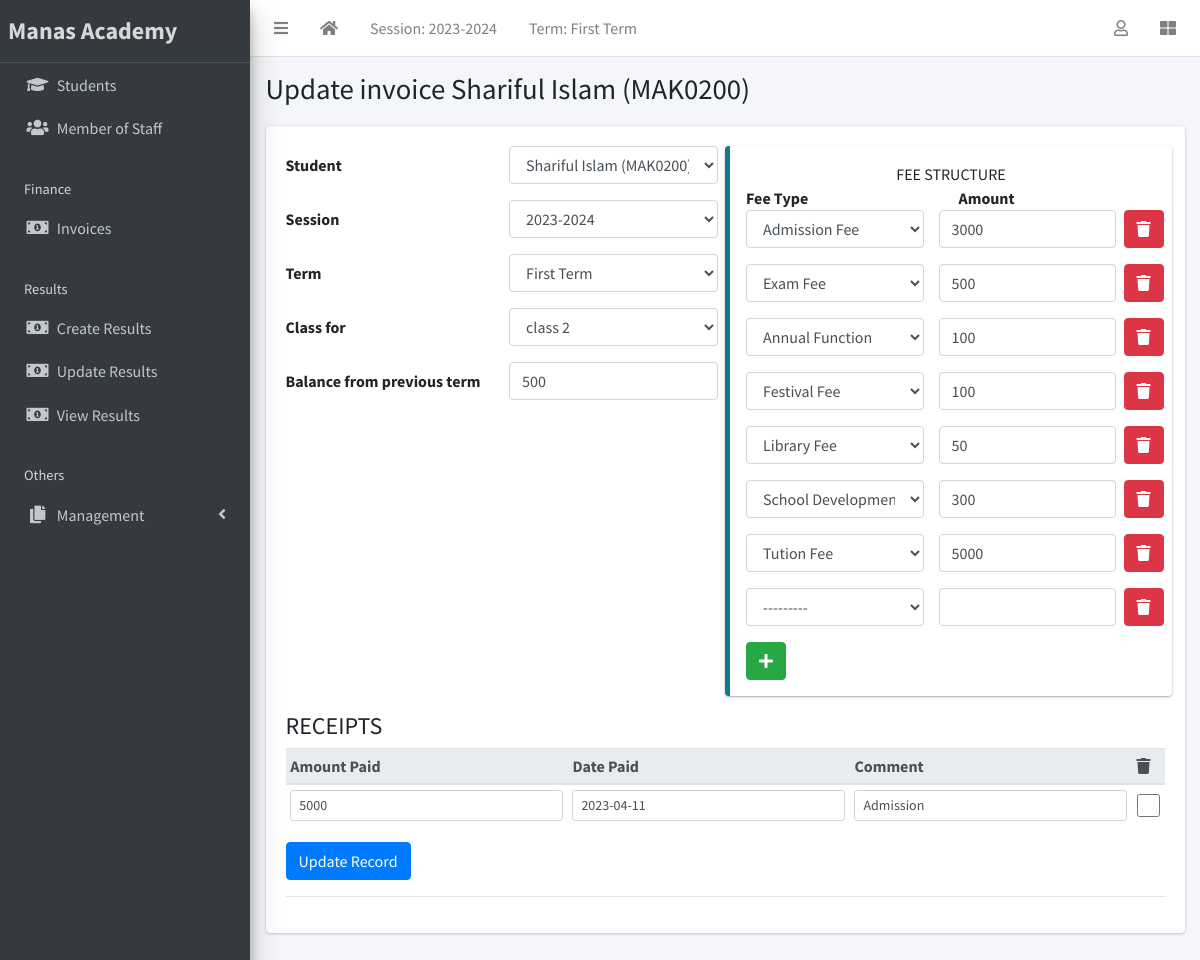
The page /finance/1/update/ (signed in) on the database its author committed.
### apps/corecode/models.py (models this page shows)
class AcademicSession(models.Model):
    name = models.CharField(max_length=200, unique=True)
    current = models.BooleanField(default=True)
    class Meta:
        ordering = ["-name"]
    def __str__(self):
        return self.name

class AcademicTerm(models.Model):
    name = models.CharField(max_length=20, unique=True)
    current = models.BooleanField(default=True)
    class Meta:
        ordering = ["name"]
    def __str__(self):
        return self.name

### apps/finance/models.py (models this page shows, shortened)
class Invoice(models.Model):
    student = models.ForeignKey(Student, on_delete=models.CASCADE)
    session = models.ForeignKey(AcademicSession, on_delete=models.CASCADE)
    term = models.ForeignKey(AcademicTerm, on_delete=models.CASCADE)
    class_for = models.ForeignKey(StudentClass, on_delete=models.CASCADE)
    balance_from_previous_term = models.IntegerField(default=0)
    status = models.CharField(
        max_length=20,
        choices=[("active", "Active"), ("closed", "Closed")],
        default="active",
    )
    discount = models.IntegerField(default=0)
    class Meta:
        ordering = ["student", "term"]
    def __str__(self):
        return f"{self.student}"

### apps/students/models.py (models this page shows, shortened)
class Student(models.Model):
    STATUS_CHOICES = [("active", "Active"), ("inactive", "Inactive")]
    GENDER_CHOICES = [("male", "Male"), ("female", "Female")]
    CATEGORY_CHOICE = [("General", "General"),
                       ("SC", "SC"),
                       ("ST", "ST"),
                       ("OBC", "OBC"),
                       ("MOBC", "MOBC"),
                       ("Others", "Others"),
                       ]
    current_status = models.CharField(
        max_length=10, choices=STATUS_CHOICES, default="active"
    )
    registration_number = models.CharField(max_length = 500, default = increment_reg_number, null = True, blank = True)
    firstname = models.CharField(max_length=200)
    surname = models.CharField(max_length=200)
    fathers_name = models.CharField(max_length=200, blank=True)
    mothers_name= models.CharField(max_length=200, blank=True)
    gender = models.CharField(max_length=10, choices=GENDER_CHOICES, default="male")
    date_of_birth = models.DateField(default=timezone.now)
    current_class = models.ForeignKey(
        StudentClass, on_delete=models.SET_NULL, blank=True, null=True
    )
    date_of_admission = models.DateField(default=timezone.now)
    mobile_num_regex = RegexValidator(
        regex="^[0-9]{10,15}$", message="Entered mobile number isn't in a right format!"
    )
    parent_mobile_number = models.CharField(
        validators=[mobile_num_regex], max_length=13, blank=True
    )
    Students_Category = models.CharField(max_length=15, choices=CATEGORY_CHOICE, default="General")
    educational_block = models.CharField(max_length=200, default="Bhabanipur Block")
    cluster_name = models.CharField(max_length=200, blank=True)
    address = models.TextField(blank=True)
    district = models.CharField(max_length=200, default="Barpeta")
    state = models.CharField(max_length=200, default= "Assam")
    country = models.CharField(max_length=200, default= "India")
    pin_regex = RegexValidator(
        regex="^[0-9]{5,7}$", message="Entered Pin number isn't in a right format!"
    )
    pin=models.CharField(validators=[pin_regex], max_length=6, default=None)
    aadhar_no_regex = RegexValidator(
        regex="^[0-9]{11,13}$", message='please entere a correct Aadhar number !'
    )
    aadhaar_number = models.CharField(validators=[aadhar_no_regex], max_length= 15, blank=True)
    name_of_the_bank = models.CharField(max_length=200, blank=True)
    account_no_regex = RegexValidator(
        regex="^[0-9]{10,20}$", message="Entered bank account number isn't in a right format!"
    )
    account_no = models.CharField(validators=[account_no_regex], max_length= 15, blank=True)
    branch_name = models.CharField(max_length=200, blank=True)
    ifsc_code = models.CharField(max_length=10, blank=True)
    others = models.TextField(blank=True)
    student_photo = models.ImageField(blank=True, upload_to="students/student_photos/")
    birth_certificate =models.FileField(blank=True, null=True, upload_to="students/birth_certificate/")
    class Meta:
        ordering = ["firstname", "surname"]
    def __str__(self):
        return f"{self.firstname} {self.surname} ({self.registration_number})"

### apps/finance/views.py (the view, shortened to what this page needs)
# urls.py: path("<int:pk>/update/", InvoiceUpdateView.as_view(), name="invoice-update"),
class InvoiceUpdateView(LoginRequiredMixin, UpdateView):
    model = Invoice
    fields = ["student", "session", "term", "class_for", "balance_from_previous_term"]
    def get_context_data(self, **kwargs):
        context = super(InvoiceUpdateView, self).get_context_data(**kwargs)
        if self.request.POST:
            context["receipts"] = InvoiceReceiptFormSet(
                self.request.POST, instance=self.object
            )
            context["items"] = InvoiceItemFormset(
                self.request.POST, instance=self.object
            )
        else:
            context["receipts"] = InvoiceReceiptFormSet(instance=self.object)
            context["items"] = InvoiceItemFormset(instance=self.object)
        return context

### apps/corecode/context_processors.py (called while the page is built)
def site_defaults(request):
    current_session = AcademicSession.objects.get(current=True)
    current_term = AcademicTerm.objects.get(current=True)
    vals = SiteConfig.objects.all()
    contexts = {
        "current_session": current_session.name,
        "current_term": current_term.name,
    }
    for val in vals:
        contexts[val.key] = val.value
    return contexts

### apps/corecode/models.py (called while the page is built)
    def __str__(self):
        return self.name

### apps/finance/templates/finance/invoice_form.html (shortened to what this page needs)
{% extends 'base.html' %}
{% load widget_tweaks %}
{% block title %}
{% if object %}
Update invoice {{ object }}
{% else %}
Add new invoice
{% endif %}
{% endblock title %}
{% block content %}
<form method="POST">
  <div class="row">
    <div class="col-sm-6">
      {% for field in form %}
      <div class="form-group row">
        <label class="col col-form-label" for="{{ field.auto_id }}">
          {{ field.label }}
        </label>
        <div class="col">
          {{ field | add_class:"form-control"}}
        </div>
      </div>
      {% endfor %}
    </div>
    <div class="col-sm-6 callout callout-info">
      <div class="text-center">FEE STRUCTURE</div>
      <div class="row">
        <div class="col"><strong>Fee Type</strong></div>
        <div class="col"><strong>Amount</strong></div>
      </div>
      {% for item in items %}
      <div class="form-group row items-group">
        <div class="col">{{ item.description | add_class:"form-control"}}</div>
        <div class="col">{{ item.amount | add_class:"form-control"}}</div>
      </div>
      {% endfor %}
    </div>
  </div>
  {% if object %}
    <h4>RECEIPTS</h4>
    <table class="table table-sm">
      <thead class="thead-light">
        <tr>
          <th>Amount Paid</th>
          <th>Date Paid</th>
          <th>Comment</th>
          <th><i class="fa fa-trash"></i></th>
        </tr>
      </thead>
      <tbody>
        {% for receipt in receipts %}
        <tr>
          {% for field in receipt.visible_fields %}
          <td>{{ field | add_class:"form-control form-control-sm"}}</td>
          {% endfor %}
        </tr>
        {% endfor %}
      </tbody>
    </table>
  {% endif %}
  {% if object %}
  <input type="submit" class="btn btn-primary" value="Update Record">
  {% else %}
  <input type="submit" class="btn btn-primary" value="Add new invoice">
  {% endif %}
</form>
<hr>
{% endblock content %}

### templates/base.html (shortened to what this page needs)
{% load static %}
<!DOCTYPE html>
<html lang="en">
<head>
  <link rel="stylesheet" href="{% static 'plugins/fontawesome-free/css/all.min.css' %}">
  <link rel="stylesheet" href="{% static 'plugins/toastr/toastr.min.css' %}">
  <link rel="stylesheet"
    href="{% static 'plugins/overlayScrollbars/css/OverlayScrollbars.min.css' %}">
  <link rel="stylesheet" href="{% static 'plugins/Datatables/datatables.min.css' %}" />
  <link rel="stylesheet" href="{% static 'dist/css/adminlte.min.css' %}">
</head>
<body
  class="hold-transition sidebar-mini layout-fixed layout-navbar-fixed layout-footer-fixed">
  <div class="wrapper">
    <nav class="main-header navbar navbar-expand navbar-white navbar-light">
      <ul class="navbar-nav">
        <li class="nav-item">
          <a class="nav-link" data-widget="pushmenu" href="#" role="button"><i
              class="fas fa-bars"></i></a>
        </li>
        <li class="nav-item d-none d-sm-inline-block">
          <a href="{% url 'home' %} " class="nav-link"><i class="fa fa-home"></i></a>
        </li>
        <li class="nav-item d-none d-sm-inline-block">
          <a href="{% url 'current-session' %}" class="nav-link">Session: {{ current_session }}</a>
        </li>
        <li class="nav-item d-none d-sm-inline-block">
          <a href="{% url 'current-session' %}" class="nav-link">Term: {{ current_term }}</a>
        </li>
      </ul>
      <ul class="navbar-nav ml-auto">
        <li class="nav-item dropdown">
          <a class="nav-link" data-toggle="dropdown" href="#">
            <i class="far fa-user"></i>
          </a>
        </li>
        <li class="nav-item">
          <a class="nav-link" data-widget="control-sidebar" data-slide="true"
            href="#" role="button"><i class="fas fa-th-large"></i></a>
        </li>
      </ul>
    </nav>
    <aside class="main-sidebar sidebar-dark-primary elevation-4">
      <a href="{% url 'home' %}" class="brand-link"><strong style="font-size: 1.5rem;">Manas Academy</strong></a>
      <div class="sidebar">
        <nav class="mt-2">
          <ul class="nav nav-pills nav-sidebar flex-column"
            data-widget="treeview" role="menu" data-accordion="false">
            <li class="nav-item">
              <a href="{% url 'student-list' %}" class="nav-link">
                <i class="nav-icon fas fa-graduation-cap"></i>
                <p>
                  Students
                </p>
              </a>
            </li>
            <li class="nav-item">
              <a href="{% url 'staff-list' %}" class="nav-link">
                <i class="nav-icon fas fa-users"></i>
                <p>
                  Member of Staff
                </p>
              </a>
            </li>
            <li class="nav-header">Finance</li>
            <li class="nav-item">
              <a href="{% url 'invoice-list' %}" class="nav-link">
                <i class="nav-icon fas fa-money-bill-alt"></i>
                <p>
                  Invoices
                </p>
              </a>
            </li>
            <li class="nav-header">Results</li>
            <li class="nav-item">
              <a href="{% url 'create-result' %}" class="nav-link">
                <i class="nav-icon fas fa-money-bill-alt"></i>
                <p>
                  Create Results
                </p>
              </a>
            </li>
            <li class="nav-item">
              <a href="{% url 'edit-results' %}" class="nav-link">
                <i class="nav-icon fas fa-money-bill-alt"></i>
                <p>
                  Update Results
                </p>
              </a>
            </li>
            <li class="nav-item">
              <a href="{% url 'view-results' %}" class="nav-link">
                <i class="nav-icon fas fa-money-bill-alt"></i>
                <p>
                  View Results
                </p>
              </a>
            </li>
            <li class="nav-header">Others</li>
            <li class="nav-item has-treeview">
              <a href="#" class="nav-link">
                <i class="nav-icon fas fa-copy"></i>
                <p>
                  Management
                  <i class="fas fa-angle-left right"></i>
                </p>
              </a>
            </li>
          </ul>
        </nav>
      </div>
    </aside>
    <div class="content-wrapper">
      <section class="content-header">
        <div class="container-fluid">
          <div class="row mb-1">
            <div class="col-sm-8">
              <h1>{% block title %}{% endblock title %}</h1>
            </div>
            <div class="col-sm-4">
            </div>
          </div>
        </div>
      </section>
      <section class="content">
        <div class="container-fluid">
          <div class="row">
            <div class="col-md-12">
              {% block fullcard %}
              <div class="card">
                <div class="card-body">
                  <div class="row">
                    <div class="col">
                      {% block content %}
                      {% endblock content %}
                    </div>
                  </div>
                </div>
              </div>
              {% endblock fullcard %}
            </div>
          </div>
        </div>
      </section>
    </div>
  </div>
</body>
</html>

### rows shown on the page
AcademicSession: name "2023-2024"
AcademicTerm: name "First Term"
Invoice: student.registration_number "Shariful Islam (MAK0200)", student "Shariful Islam (MAK0200)" "2023-2024" "First Term" "class 2" "500"

### other values the page prints
{{ field.label }} "Student" "Session" "Term" "Class for" "Balance from previous term"
